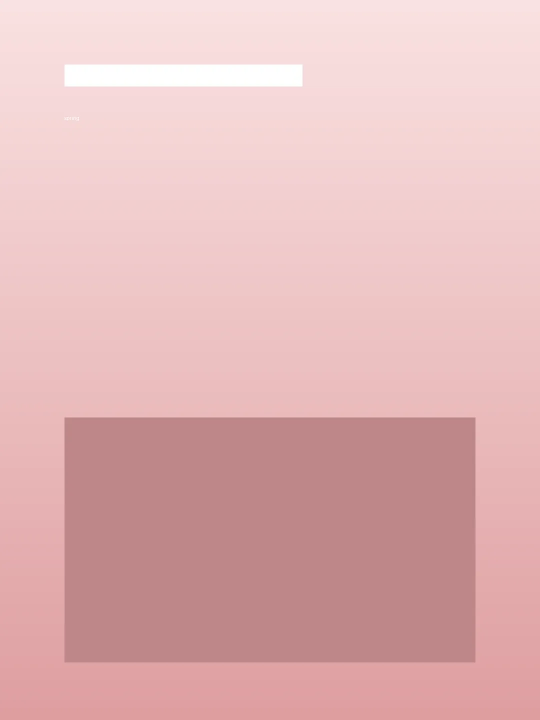
#> input picture assets/report/char_season_spring.webp, 1080 x 1440 px (shown at 1/2 size); its folder holds 4 pictures in this run
$ python sync_reading_widget_seasons.py
#> lines starting #> are read from the running program, lines starting #| are printed output that depends on the picture
#!/usr/bin/env python3
"""Build widget-sized derivatives of the four approved report illustrations."""
import json
from pathlib import Path
from PIL import Image

ROOT = Path(__file__).resolve().parents[1]
for season in ('spring', 'summer', 'autumn', 'winter'):
    source = ROOT / f'assets/report/char_season_{season}.webp'
    with Image.open(source) as image:
#> image is the input picture: PIL image 1080x1440 RGB; mean R, G, B 225.7, 181.9, 182.9
        image = image.convert('RGB')
        image.thumbnail((720, 405), Image.Resampling.LANCZOS)
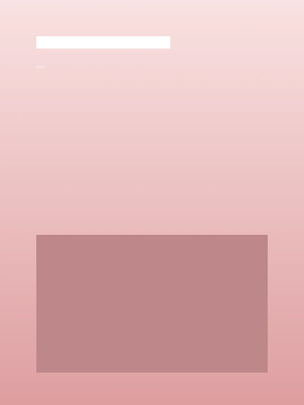
#> image: PIL image 304x405 RGB; mean R, G, B 225.7, 181.9, 182.9
        for folder in ('android/app/src/main/res/drawable-nodpi', 'ohos/entry/src/main/resources/base/media'):
            image.save(ROOT / folder / f'widget_season_{season}.webp', format='WEBP', quality=90, method=6)
        asset = ROOT / f'ios/ReadingWidgets/Assets.xcassets/WidgetSeason_{season}.imageset'
        asset.mkdir(exist_ok=True)
        image.save(asset / 'art.png', optimize=True)
        (asset / 'Contents.json').write_text(json.dumps({'images': [{'filename': 'art.png', 'idiom': 'universal'}],
            'info': {'author': 'xcode', 'version': 1}}, indent=2) + '\n')
    print(season)
#> pass 2 of the loop `for season in ('spring', 'summer', 'autumn', 'winter'):`:
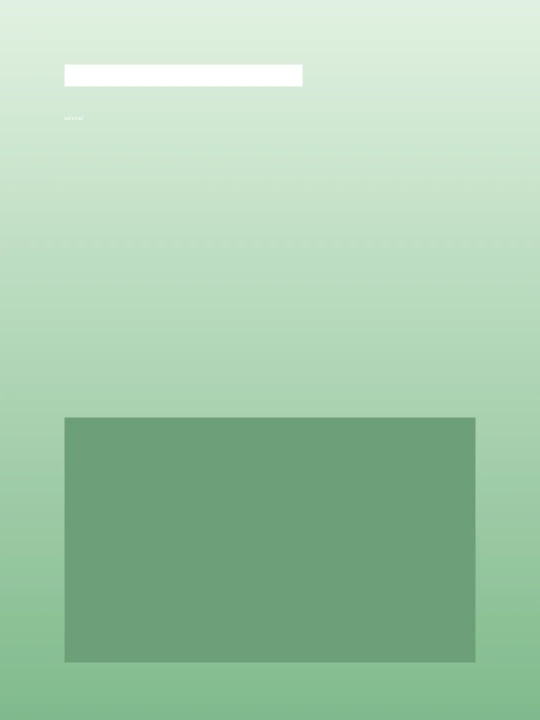
#> input picture assets/report/char_season_summer.webp, 1080 x 1440 px (shown at 1/2 size)
#> image is the input picture: PIL image 1080x1440 RGB; mean R, G, B 165.9, 203.4, 172.5
#> `image.thumbnail((720, 405), Image.Resampling.LANCZOS)`:
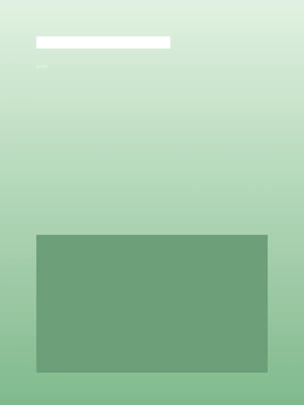
#> image: PIL image 304x405 RGB; mean R, G, B 165.9, 203.4, 172.5
#> pass 3 of the loop `for season in ('spring', 'summer', 'autumn', 'winter'):`:
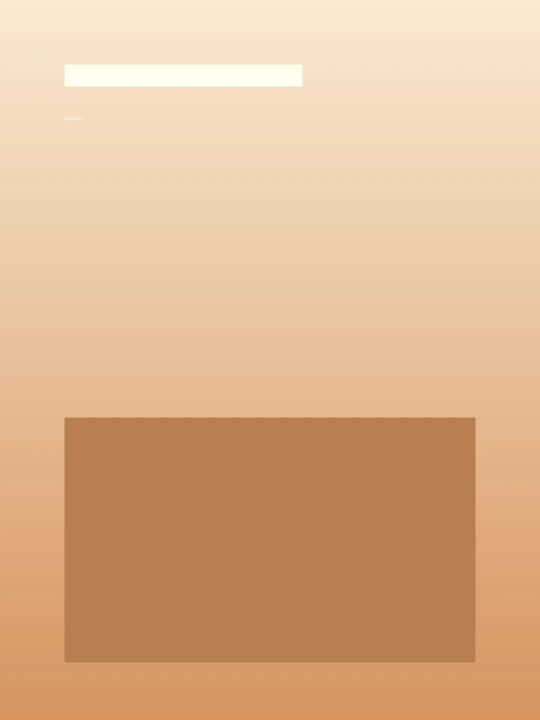
#> input picture assets/report/char_season_autumn.webp, 1080 x 1440 px (shown at 1/2 size)
#> image is the input picture: PIL image 1080x1440 RGB; mean R, G, B 221.3, 180.2, 141.4
#> `image.thumbnail((720, 405), Image.Resampling.LANCZOS)`:
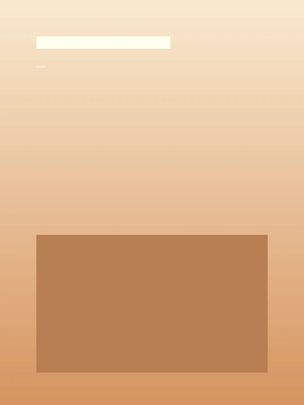
#> image: PIL image 304x405 RGB; mean R, G, B 221.4, 180.3, 141.5
#> the loop made 4 passes; the first 3 are shown
